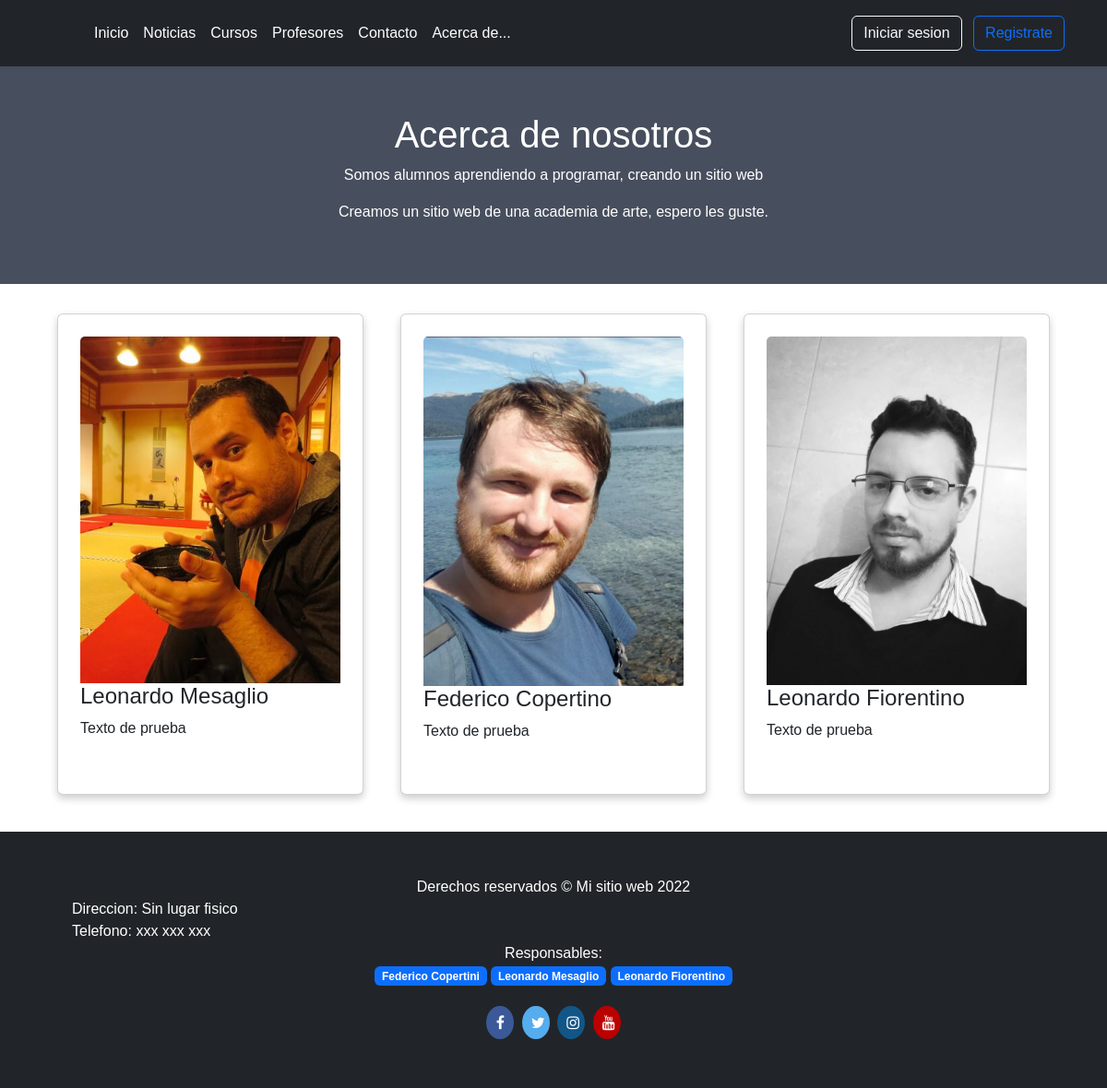
The page /acerca_de on the database as committed earlier.
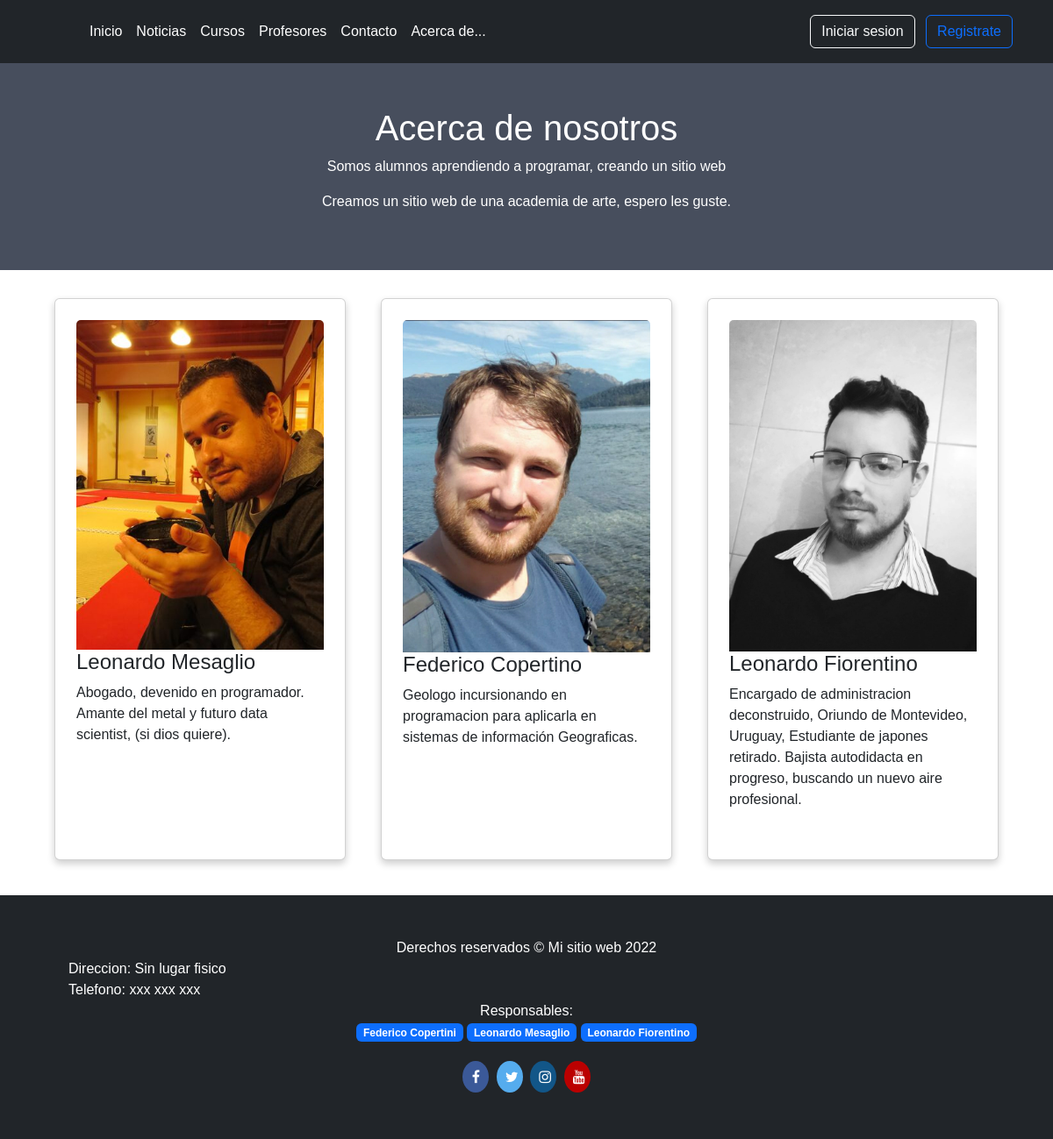
The same page on the database as committed later.
### Academia_Arte/models.py (models this page shows)
class Staff(models.Model):
    imagen_staff = models.ImageField(upload_to='images/')
    nombre_staff = models.CharField(max_length=20)
    descripcion_staff = models.CharField(max_length=200)

### Academia_Arte/views.py (the view)
# urls.py: path('acerca_de', VAcerca_de, name='acerca_de'),
def VAcerca_de (request):
    staff = Staff.objects.all()
    return render(request, "Academia_Arte/acerca_de.html", {"staff":staff})

### Academia_Arte/templates/Academia_Arte/acerca_de.html (shortened to what this page needs)
{% extends 'Academia_Arte/base.html' %}
{% block content %}
<head>
    </head>
    <body>
    <div class="about-section">
      <h1>Acerca de nosotros</h1>
      <p>Somos alumnos aprendiendo a programar, creando un sitio web</p>
      <p>Creamos un sitio web de una academia de arte, espero les guste.</p>
    </div>
    <html>
  <body>
    <div class="container p-4">
      <div class="row">
        {% for m in staff %}
        <div class="col-lg-4 col-md-6 col-sm-12 pb-4">
          <div class="card h-100 p-4">
            <img src="{{ m.imagen_staff.url}}" class="card-img-top" alt="{{ m.nombre_staff}}">
            <h4>{{m.nombre_staff}}</h4>
            <p>{{m.descripcion_staff}}</p>
          </div>
        </div>
        {% endfor %}
      </div>
    </div>
  </body>
</html>
{% endblock %}

### Academia_Arte/templates/Academia_Arte/base.html (shortened to what this page needs)
{% load static %}
<!doctype html>
<html lang="es">
<head>
    <link rel="stylesheet" href="https://cdn.jsdelivr.net/npm/bootstrap-icons@1.9.1/font/bootstrap-icons.css">
    <link href="{% static 'assets/dist/css/bootstrap.min.css' %}" rel="stylesheet">
    <link href="{% static 'css/headers.css' %}" rel="stylesheet">
</head>
<body>
    <main>
        <header class="p-3 bg-dark text-white">
            <div class="container">
                <div class="d-flex flex-wrap align-items-center justify-content-center justify-content-lg-start">
                    <a href="/" class="d-flex align-items-center mb-2 mb-lg-0 text-white text-decoration-none">
                        <svg class="bi me-2" width="40" height="32" role="img" aria-label="Bootstrap">
                            <use xlink:href="#bootstrap" />
                        </svg>
                    </a>
                    <ul class="nav col-12 col-lg-auto me-lg-auto mb-2 justify-content-center mb-md-0">
                        <li><a href="{% url 'inicio' %}" class="nav-link px-2 text-white">Inicio</a></li>
                        <li><a href="{% url 'noticias' %}"class="nav-link px-2 text-white">Noticias</a></li>
                        <li><a href="{% url 'cursos' %}" class="nav-link px-2 text-white">Cursos</a></li>
                        <li><a href="{% url 'profesores' %}" class="nav-link px-2 text-white">Profesores</a></li>
                        <li><a href="{% url 'contacto' %}" class="nav-link px-2 text-white">Contacto</a></li>
                        <li><a href="{% url 'acerca_de' %}" class="nav-link px-2 text-white">Acerca de...</a></li>
                    </ul>
                    {% if user.is_authenticated %}
                    <div class="dropdown text-end">
                        <a href="#" class="d-block link-dark text-light dropdown-toggle" id="dropdownUser1" data-bs-toggle="dropdown" aria-expanded="false">
                            <img src="{{user.avatar.imagen.url}}" alt="" width="32" height="32" class="rounded-circle">
                            Hola, {{user}}
                        </a>
                        <ul class="dropdown-menu text-small" aria-labelledby="dropdownUser1">
                            <li><a class="dropdown-item" href="{% url 'perfil' %}">Mi perfil</a></li>
                            {% if user.is_staff %}
                            <li><a class="dropdown-item" href="{% url 'crear_noticia' %}">Crear Noticias</a></li>
                            <li><a class="dropdown-item" href="{% url 'lista_noticias' %}">Editar Noticias</a></li>
                            <li><a class="dropdown-item" href="{% url 'mensajes_contacto' %}">Mensajes</a></li>
                    {% endif %}
                            <li><hr class="dropdown-divider"></li>
                            <li><a class="dropdown-item" href="{% url 'logout' %}">Cerrar sesion</a></li>
                        </ul>
                    </div>
                    {% else %}
                    <div class="text-end">
                    <a href="{% url 'login' %}" type="submit" class="btn btn-outline-light me-2">Iniciar sesion</a>
                    <a href="{% url 'register' %}" type="submit" class="btn btn-outline-primary">Registrate</a>
                    </div>
                    {% endif %}
                </div>
            </div>
        </header>
    </main>
    {% block content %}
    {% endblock %}
    <link rel="stylesheet" href="https://cdnjs.cloudflare.com/ajax/libs/font-awesome/4.7.0/css/font-awesome.min.css">
    <footer class="py-5 bg-dark">
        <div class="container px-5">
            <p class="m-0 text-center text-white">Derechos reservados &copy; Mi sitio web 2022</p>
        </div>
        <div class="container px-5">
            <p class="m-0 text-lefth text-white">Direccion: Sin lugar fisico</p>
        </div>
        <div class="container px-5">
            <p class="m-0 text-lefth text-white">Telefono: xxx xxx xxx</p>
        </div>
        <div class="container px-5">
            <center><p class="m-0 text-lefth text-white">Responsables:
                <p><span class="badge badge-pill bg-primary">Federico Copertini</span>
                <span class="badge badge-pill bg-primary">Leonardo Mesaglio</span>
                <span class="badge badge-pill bg-primary">Leonardo Fiorentino</span></P>
            </center>
            </p></div>
        <center><div class="container">
            <a href="https://facebook.com" class="fa fa-facebook"></a>
        <a href="https://twitter.com" class="fa fa-twitter"></a>
        <a href="https://instagram.com" class="fa fa-instagram"></a>
        <a href="https://youtube.com" class="fa fa-youtube"></a>
        </div></center>
    </footer>
</body>
</html>

### Academia_Arte/templates/Academia_Arte/base.html (style rules this page uses)
.fa { padding: 10px; font-size: 30px; width: 30px; text-align: center; text-decoration: none; margin: 5px 2px; border-radius:50% }
.fa-facebook { background: #3B5998; color: white; }
.fa-twitter { background: #55ACEE; color: white; }
.fa-youtube { background: #bb0000; color: white; }
.fa-instagram { background: #125688; color: white; }
.bi { vertical-align: -.125em; fill: currentColor; }

### Academia_Arte/templates/Academia_Arte/acerca_de.html (style rules this page uses)
body { font-family: Arial, Helvetica, sans-serif; margin: 0; }
html { box-sizing: border-box; }
*, *:before, *:after { box-sizing: inherit; }
.card { box-shadow: 0 4px 8px 0 rgba(0, 0, 0, 0.2); margin: 8px; }
.about-section { padding: 50px; text-align: center; background-color: #474e5d; color: white; }
.container { padding: 0 16px; }
.container::after, .row::after { content: ""; clear: both; display: table; }

Rows that differ between the two databases and show on the page:
changed Staff "Leonardo Mesaglio": descripcion_staff "Texto de prueba" → "Abogado, devenido en programador. Amante del metal y futuro data scientist, (si dios quiere)."
changed Staff "Federico Copertino": descripcion_staff "Texto de prueba" → "Geologo incursionando en programacion para aplicarla en sistemas de información Geograficas."
changed Staff "Leonardo Fiorentino": descripcion_staff "Texto de prueba" → "Encargado de administracion deconstruido, Oriundo de Montevideo, Uruguay, Estudiante de japones retirado. Bajista autodidacta en progreso, buscando un nuevo aire profesional."
